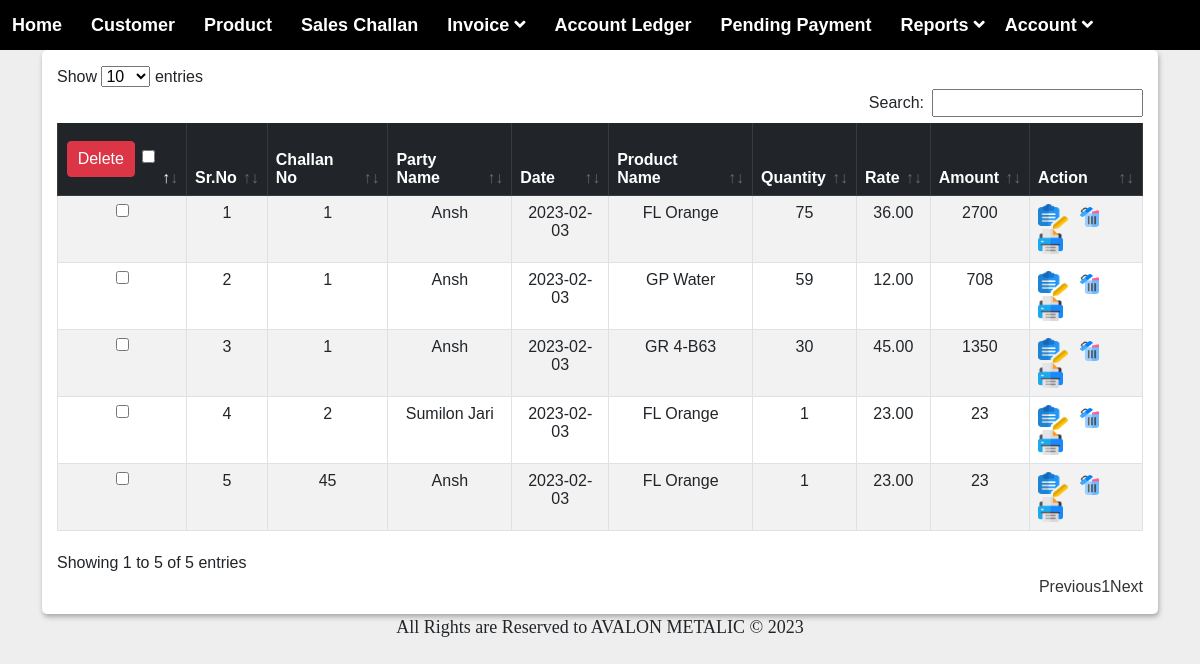
The page /sales/view_inv.php on the database as committed earlier.
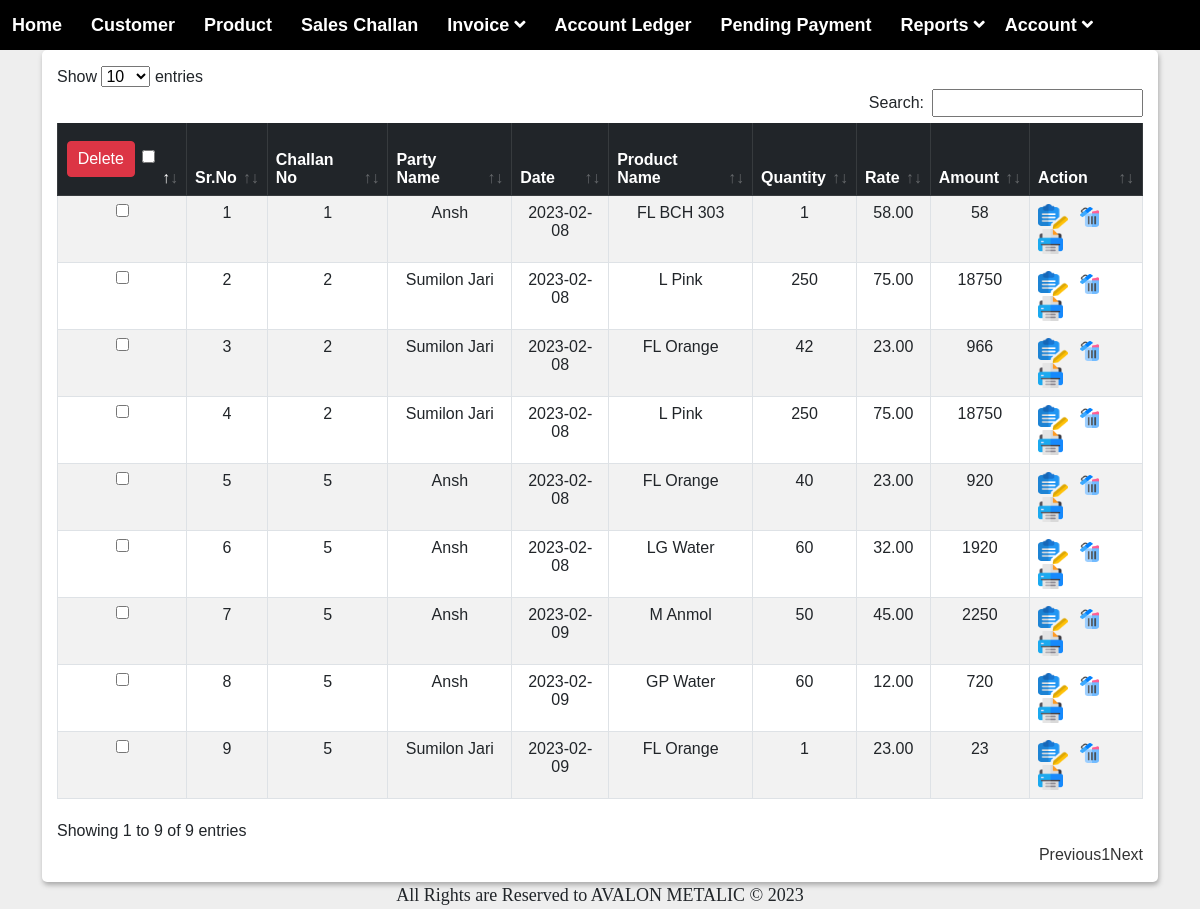
The same page on the database as committed later.
### tables this page shows
CREATE TABLE `sales` (
  `id` int(100) NOT NULL,
  `productid` varchar(250) NOT NULL,
  `challan_no` varchar(50) NOT NULL,
  `party_name` varchar(200) NOT NULL,
  `date` date NOT NULL DEFAULT current_timestamp(),
  `product_name` varchar(200) NOT NULL,
  `box_no` varchar(100) NOT NULL,
  `bobin` varchar(50) NOT NULL,
  `quantity` varchar(50) NOT NULL,
  `rate` varchar(50) NOT NULL,
  `amount` varchar(100) NOT NULL,
  `pymnt_mode` varchar(50) NOT NULL
);

CREATE TABLE `party` (
  `id` int(50) NOT NULL,
  `name` varchar(100) NOT NULL,
  `alias` varchar(100) NOT NULL,
  `city` varchar(100) NOT NULL,
  `area` varchar(100) NOT NULL,
  `state` varchar(100) NOT NULL,
  `pan_no` varchar(100) NOT NULL,
  `adhar_no` varchar(100) NOT NULL,
  `gstin` varchar(100) NOT NULL,
  `con_per_name` varchar(100) NOT NULL,
  `address` varchar(500) NOT NULL,
  `pin` varchar(100) NOT NULL,
  `mo_no` varchar(100) NOT NULL,
  `phone_no` varchar(100) NOT NULL,
  `fax` varchar(100) NOT NULL,
  `email` varchar(100) NOT NULL,
  `website` varchar(100) NOT NULL
);

### sales/view_inv.php (the view, shortened to what this page needs)
<?php
include('../inc/connection.php');
include('../inc/menu.php');
?>
<!DOCTYPE html>
<html lang="en">
<head>
    <link rel="stylesheet" href="../assets/css/bootstrap.min.css">
    <link rel="stylesheet" href="../assets/css/datatables.min.css">
    <link rel="stylesheet" href="../assets/css/style.css">
    <link rel="stylesheet" href="../assets/buttons.dataTables.min.css">
</head>
<body>
    <div class="container">
        <div class="data_table">
            <form method="post">
                <table id="example" class="table table-striped table-bordered display">
                    <thead class="table-dark">
                        <tr>
                        <tr>
                            <th style="width: 90px; text-align:center;">
                                <button type="submit" name="prod_delete_multiple_btn"
                                    class="btn btn-danger">Delete</button>
                                <input type="checkbox" id="chkAll">
                            </th>
                            <th>Sr.No</th>
                            <th>Challan No</th>
                            <th>Party Name</th>
                            <th>Date</th>
                            <th>Product Name</th>
                            <th>Quantity</th>
                            <th>Rate</th>
                            <th>Amount</th>
                            <th>Action</th>
                        </tr>
                    </thead>
                    <tbody>
                        <?php
                        $cnt = 1;
                        $query = "select party.name,sales.id,sales.challan_no,sales.date,sales.product_name,sales.quantity,sales.rate,sales.amount from sales join party on party.id=sales.party_name;";
                        $res = mysqli_query($con, $query);
                        while ($row = mysqli_fetch_array($res)) {
                        ?>
                                <tr>
                                <td style="width: 10px; text-align:center;">
                                <input type="checkbox" name="product_delete_id[]" value="<?= $row['id']; ?>"
                                    class="tblChk">
                            </td>
                                    <td style="text-align: center;"><?= $cnt; ?></td>
                                    <td style="text-align: center;"><?= $row['challan_no']; ?></td>
                                    <td style="text-align: center;"><?= $row['name']; ?></td>
                                    <td style="text-align: center;"><?= $row['date']; ?></td>
                                    <td style="text-align: center;"><?= $row['product_name']; ?></td>
                                    <td style="text-align: center;"><?= $row['quantity']; ?></td>
                                    <td style="text-align: center;"><?= $row['rate']; ?></td>
                                    <td style="text-align: center;"><?= $row['amount']; ?></td>
                                    <td>
                                        <a href="#?id=<?php echo $row['id']; ?>"><img src="../IMG/edit.png" height="25px" width="30PX"></a>&nbsp;
                                        <a href="del_inv.php?id=<?php echo $row['id']; ?>" onclick="return confirm('Are You Sure??');"><img src="../IMG/delete.png" height="20px" width="25px"></a>&nbsp;
                                        <a href="../print.php?id=<?php echo $row['challan_no']; ?>"><img src="../IMG/print.png" height="25px" width="25PX" ></a>
                                    </td>
                                </tr>
                            <?php
                                $cnt++;
                            }
                            ?>
                    </tbody>
                </table>
            </form>
        </div>
    </div>
</body>
</html>
<?php
include('../inc/footer.php');
?>

### inc/menu.php (shortened to what this page needs)
<html lang="en">
<head>
  <link rel="stylesheet" href="style.css">
  <link rel="stylesheet" href="https://pro.fontawesome.com/releases/v5.10.0/css/all.css" />
</head>
<body>
  <div class="navbar">
    <div class="nav-links">
      <a href="../main.php">Home</a>
      <a href="../customer/view_cust.php">Customer</a>
      <a href="../product/view_prod.php">Product</a>
      <a href="../sales/srch_prod.php">Sales Challan</a>
      <div class="dropdown">
        <a class="dropBtn" href="#">Invoice
          <i class="fas fa-angle-down"></i>
        </a>
      </div>
      <a href="#">Account Ledger</a>
      <a href="../transaction/view_pending_payment.php">Pending Payment</a>
      <div class="dropdown">
        <a class="dropBtn" href="#">Reports
          <i class="fas fa-angle-down"></i>
        </a>
      </div>
      <div class="dropdown" style="position: absolute; right:95px;">
        <a class="dropBtn" href="#">Account
          <i class="fas fa-angle-down"></i>
        </a>
      </div>
    </div>
  </div>
</body>
</html>

### inc/footer.php (shortened to what this page needs)
<!DOCTYPE html>
<html lang="en">
<head>
</head>
<body>
    <center>
        <div>
            <font face="cambaria" size="4">All Rights are Reserved to AVALON METALIC &copy; <script type="text/javascript">var year = new Date();document.write(year.getFullYear());</script></font>
        </div>
    </center>
</body>
</html>

### assets/css/style.css (style rules this page uses)
* { margin: 0; padding: 0; outline: 0; }
html { scroll-behavior: smooth; }
body { background: #eee; font-family: 'Raleway', sans-serif; font-family: 'Roboto', sans-serif; font-family: 'Poppins', sans-serif; font-family: 'Rubik', sans-serif; padding: 0s; }
h1, h2, h3, h4, h5, h6, p, a, ol, ul, li, img, span, input, form, label, .btn, .navbar, .navbar-brand { margin: 0; padding: 0; }
a, a:hover { text-decoration: none; color: #333; -webkit-transition: 0.2s; transition: 0.2s; }
.data_table { background: #fff; padding: 15px; box-shadow: 1px 3px 5px #aaa; border-radius: 5px; }
.data_table .btn { padding: 5px 10px; margin: 10px 3px 10px 0; }

### inc/menu.php (style rules this page uses)
* { margin: 0; padding: 0; box-sizing: border-box; }
body { font-family: -apple-system, BlinkMacSystemFont, 'Segoe UI', Roboto, Oxygen, Ubuntu, Cantarell, 'Open Sans', 'Helvetica Neue', sans-serif; background-image: url(background-img.jpg); background-size: cover; background-attachment: fixed; }
.navbar { height: 50px; width: 100%; padding: 19px 30px; background-color: #000; position: relative; }
.navbar .nav-links { display: inline; float: right; font-size: 18px; }
.navbar .nav-links a { padding: 10px 12px; text-decoration: none; font-weight: 550; color: white; }
.dropdown { position: relative; display: inline-block; }

Rows that differ between the two databases and show on the page:
removed sales: challan_no "1", party.name "Ansh", date "2023-02-03", product_name "GP Water", quantity "59", rate "12.00", amount "708"
removed sales: challan_no "1", party.name "Ansh", date "2023-02-03", product_name "GR 4-B63", quantity "30", rate "45.00", amount "1350"
changed sales: date "2023-02-03" → "2023-02-08"; product_name "FL Orange" → "FL BCH 303"; quantity "75" → "1"; rate "36.00" → "58.00"; amount "2700" → "58"
changed sales (number 2 of 9 on the later page): date "2023-02-03" → "2023-02-08"; product_name "FL Orange" → "L Pink"; quantity "1" → "250"; rate "23.00" → "75.00"; amount "23" → "18750"
changed sales (number 3 of 9 on the later page): challan_no "45" → "2"; party.name "Ansh" → "Sumilon Jari"; date "2023-02-03" → "2023-02-08"; quantity "1" → "42"; amount "23" → "966"
added sales: challan_no "2", party.name "Sumilon Jari", date "2023-02-08", product_name "L Pink", quantity "250", rate "75.00", amount "18750"
added sales: challan_no "5", party.name "Ansh", date "2023-02-08", product_name "FL Orange", quantity "40", rate "23.00", amount "920"
added sales: challan_no "5", party.name "Ansh", date "2023-02-08", product_name "LG Water", quantity "60", rate "32.00", amount "1920"
added sales: challan_no "5", party.name "Ansh", date "2023-02-09", product_name "M Anmol", quantity "50", rate "45.00", amount "2250"
added sales: challan_no "5", party.name "Ansh", date "2023-02-09", product_name "GP Water", quantity "60", rate "12.00", amount "720"
added sales: challan_no "5", party.name "Sumilon Jari", date "2023-02-09", product_name "FL Orange", quantity "1", rate "23.00", amount "23"
Other text that changed with them:
text written by a page script: "Show entries Search: Showing 1 to 5 of 5 entries Previous 1 Next" → "Show entries Search: Showing 1 to 9 of 9 entries Previous 1 Next"
